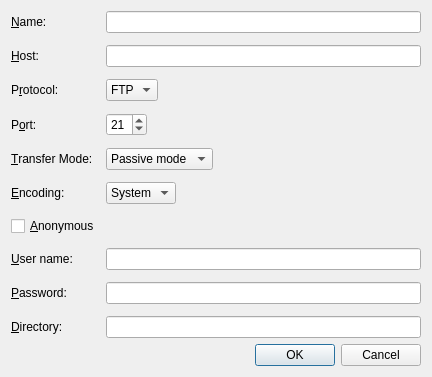
<?xml version="1.0" encoding="UTF-8"?>
<ui version="4.0">
 <class>ConnectToDialog</class>
 <widget class="QDialog" name="ConnectToDialog">
  <property name="geometry">
   <rect>
    <x>0</x>
    <y>0</y>
    <width>432</width>
    <height>361</height>
   </rect>
  </property>
  <property name="windowTitle">
   <string>Connec to</string>
  </property>
  <layout class="QVBoxLayout" name="verticalLayout">
   <item>
    <layout class="QFormLayout" name="formLayout">
     <property name="fieldGrowthPolicy">
      <enum>QFormLayout::AllNonFixedFieldsGrow</enum>
     </property>
     <item row="0" column="0">
      <widget class="QLabel" name="nameLabel">
       <property name="text">
        <string>&amp;Name:</string>
       </property>
       <property name="buddy">
        <cstring>nameLine</cstring>
       </property>
      </widget>
     </item>
     <item row="0" column="1">
      <widget class="QLineEdit" name="nameLine"/>
     </item>
     <item row="2" column="0">
      <widget class="QLabel" name="hostLabel">
       <property name="text">
        <string>&amp;Host:</string>
       </property>
       <property name="buddy">
        <cstring>hostLine</cstring>
       </property>
      </widget>
     </item>
     <item row="2" column="1">
      <widget class="QLineEdit" name="hostLine"/>
     </item>
     <item row="4" column="0">
      <widget class="QLabel" name="protocolLabel">
       <property name="text">
        <string>P&amp;rotocol:</string>
       </property>
       <property name="buddy">
        <cstring>protocolCombo</cstring>
       </property>
      </widget>
     </item>
     <item row="4" column="1">
      <layout class="QHBoxLayout" name="horizontalLayout">
       <item>
        <widget class="QComboBox" name="protocolCombo">
         <item>
          <property name="text">
           <string>FTP</string>
          </property>
         </item>
        </widget>
       </item>
       <item>
        <spacer name="horizontalSpacer">
         <property name="orientation">
          <enum>Qt::Horizontal</enum>
         </property>
         <property name="sizeHint" stdset="0">
          <size>
           <width>40</width>
           <height>20</height>
          </size>
         </property>
        </spacer>
       </item>
      </layout>
     </item>
     <item row="5" column="0">
      <spacer name="verticalSpacer_3">
       <property name="orientation">
        <enum>Qt::Vertical</enum>
       </property>
       <property name="sizeHint" stdset="0">
        <size>
         <width>20</width>
         <height>40</height>
        </size>
       </property>
      </spacer>
     </item>
     <item row="6" column="0">
      <widget class="QLabel" name="portLabel">
       <property name="text">
        <string>P&amp;ort:</string>
       </property>
       <property name="buddy">
        <cstring>portSpin</cstring>
       </property>
      </widget>
     </item>
     <item row="6" column="1">
      <layout class="QHBoxLayout" name="horizontalLayout_2">
       <item>
        <widget class="QSpinBox" name="portSpin">
         <property name="value">
          <number>21</number>
         </property>
        </widget>
       </item>
       <item>
        <spacer name="horizontalSpacer_2">
         <property name="orientation">
          <enum>Qt::Horizontal</enum>
         </property>
         <property name="sizeHint" stdset="0">
          <size>
           <width>40</width>
           <height>20</height>
          </size>
         </property>
        </spacer>
       </item>
      </layout>
     </item>
     <item row="7" column="0">
      <spacer name="verticalSpacer_4">
       <property name="orientation">
        <enum>Qt::Vertical</enum>
       </property>
       <property name="sizeHint" stdset="0">
        <size>
         <width>20</width>
         <height>40</height>
        </size>
       </property>
      </spacer>
     </item>
     <item row="8" column="0">
      <widget class="QLabel" name="transferModeLabel">
       <property name="text">
        <string>&amp;Transfer Mode:</string>
       </property>
       <property name="buddy">
        <cstring>transferModeCombo</cstring>
       </property>
      </widget>
     </item>
     <item row="8" column="1">
      <layout class="QHBoxLayout" name="horizontalLayout_3">
       <item>
        <widget class="QComboBox" name="transferModeCombo">
         <item>
          <property name="text">
           <string>Passive mode</string>
          </property>
         </item>
         <item>
          <property name="text">
           <string>Active mode</string>
          </property>
         </item>
        </widget>
       </item>
       <item>
        <spacer name="horizontalSpacer_3">
         <property name="orientation">
          <enum>Qt::Horizontal</enum>
         </property>
         <property name="sizeHint" stdset="0">
          <size>
           <width>40</width>
           <height>20</height>
          </size>
         </property>
        </spacer>
       </item>
      </layout>
     </item>
     <item row="9" column="0">
      <spacer name="verticalSpacer_7">
       <property name="orientation">
        <enum>Qt::Vertical</enum>
       </property>
       <property name="sizeHint" stdset="0">
        <size>
         <width>20</width>
         <height>40</height>
        </size>
       </property>
      </spacer>
     </item>
     <item row="10" column="0">
      <widget class="QLabel" name="encodingLabel">
       <property name="text">
        <string>&amp;Encoding:</string>
       </property>
       <property name="buddy">
        <cstring>encodingCombo</cstring>
       </property>
      </widget>
     </item>
     <item row="10" column="1">
      <layout class="QHBoxLayout" name="horizontalLayout_4">
       <item>
        <widget class="QComboBox" name="encodingCombo">
         <item>
          <property name="text">
           <string>System</string>
          </property>
         </item>
         <item>
          <property name="text">
           <string>UTF-8</string>
          </property>
         </item>
        </widget>
       </item>
       <item>
        <spacer name="horizontalSpacer_4">
         <property name="orientation">
          <enum>Qt::Horizontal</enum>
         </property>
         <property name="sizeHint" stdset="0">
          <size>
           <width>40</width>
           <height>20</height>
          </size>
         </property>
        </spacer>
       </item>
      </layout>
     </item>
     <item row="11" column="0">
      <spacer name="verticalSpacer_8">
       <property name="orientation">
        <enum>Qt::Vertical</enum>
       </property>
       <property name="sizeHint" stdset="0">
        <size>
         <width>20</width>
         <height>40</height>
        </size>
       </property>
      </spacer>
     </item>
     <item row="12" column="0">
      <widget class="QCheckBox" name="anonymousCheck">
       <property name="text">
        <string>&amp;Anonymous</string>
       </property>
      </widget>
     </item>
     <item row="13" column="0">
      <spacer name="verticalSpacer_9">
       <property name="orientation">
        <enum>Qt::Vertical</enum>
       </property>
       <property name="sizeHint" stdset="0">
        <size>
         <width>20</width>
         <height>40</height>
        </size>
       </property>
      </spacer>
     </item>
     <item row="14" column="0">
      <widget class="QLabel" name="userNameLabel">
       <property name="text">
        <string>&amp;User name:</string>
       </property>
       <property name="buddy">
        <cstring>userNameLine</cstring>
       </property>
      </widget>
     </item>
     <item row="14" column="1">
      <widget class="QLineEdit" name="userNameLine"/>
     </item>
     <item row="15" column="0">
      <spacer name="verticalSpacer_5">
       <property name="orientation">
        <enum>Qt::Vertical</enum>
       </property>
       <property name="sizeHint" stdset="0">
        <size>
         <width>20</width>
         <height>40</height>
        </size>
       </property>
      </spacer>
     </item>
     <item row="16" column="0">
      <widget class="QLabel" name="passwordLabel">
       <property name="text">
        <string>&amp;Password:</string>
       </property>
       <property name="buddy">
        <cstring>passwordLine</cstring>
       </property>
      </widget>
     </item>
     <item row="16" column="1">
      <widget class="QLineEdit" name="passwordLine"/>
     </item>
     <item row="17" column="0">
      <spacer name="verticalSpacer_6">
       <property name="orientation">
        <enum>Qt::Vertical</enum>
       </property>
       <property name="sizeHint" stdset="0">
        <size>
         <width>20</width>
         <height>40</height>
        </size>
       </property>
      </spacer>
     </item>
     <item row="18" column="0">
      <widget class="QLabel" name="directoryLabel">
       <property name="text">
        <string>&amp;Directory:</string>
       </property>
       <property name="buddy">
        <cstring>directoryLine</cstring>
       </property>
      </widget>
     </item>
     <item row="18" column="1">
      <widget class="QLineEdit" name="directoryLine"/>
     </item>
     <item row="1" column="0">
      <spacer name="verticalSpacer">
       <property name="orientation">
        <enum>Qt::Vertical</enum>
       </property>
       <property name="sizeHint" stdset="0">
        <size>
         <width>20</width>
         <height>40</height>
        </size>
       </property>
      </spacer>
     </item>
     <item row="3" column="0">
      <spacer name="verticalSpacer_2">
       <property name="orientation">
        <enum>Qt::Vertical</enum>
       </property>
       <property name="sizeHint" stdset="0">
        <size>
         <width>20</width>
         <height>40</height>
        </size>
       </property>
      </spacer>
     </item>
    </layout>
   </item>
   <item>
    <widget class="QDialogButtonBox" name="buttonBox">
     <property name="orientation">
      <enum>Qt::Horizontal</enum>
     </property>
     <property name="standardButtons">
      <set>QDialogButtonBox::Cancel|QDialogButtonBox::Ok</set>
     </property>
    </widget>
   </item>
  </layout>
 </widget>
 <tabstops>
  <tabstop>nameLine</tabstop>
  <tabstop>protocolCombo</tabstop>
  <tabstop>hostLine</tabstop>
  <tabstop>portSpin</tabstop>
  <tabstop>transferModeCombo</tabstop>
  <tabstop>encodingCombo</tabstop>
  <tabstop>userNameLine</tabstop>
  <tabstop>passwordLine</tabstop>
  <tabstop>directoryLine</tabstop>
  <tabstop>buttonBox</tabstop>
 </tabstops>
 <resources/>
 <connections>
  <connection>
   <sender>buttonBox</sender>
   <signal>accepted()</signal>
   <receiver>ConnectToDialog</receiver>
   <slot>accept()</slot>
   <hints>
    <hint type="sourcelabel">
     <x>248</x>
     <y>254</y>
    </hint>
    <hint type="destinationlabel">
     <x>157</x>
     <y>274</y>
    </hint>
   </hints>
  </connection>
  <connection>
   <sender>buttonBox</sender>
   <signal>rejected()</signal>
   <receiver>ConnectToDialog</receiver>
   <slot>reject()</slot>
   <hints>
    <hint type="sourcelabel">
     <x>316</x>
     <y>260</y>
    </hint>
    <hint type="destinationlabel">
     <x>286</x>
     <y>274</y>
    </hint>
   </hints>
  </connection>
 </connections>
</ui>
